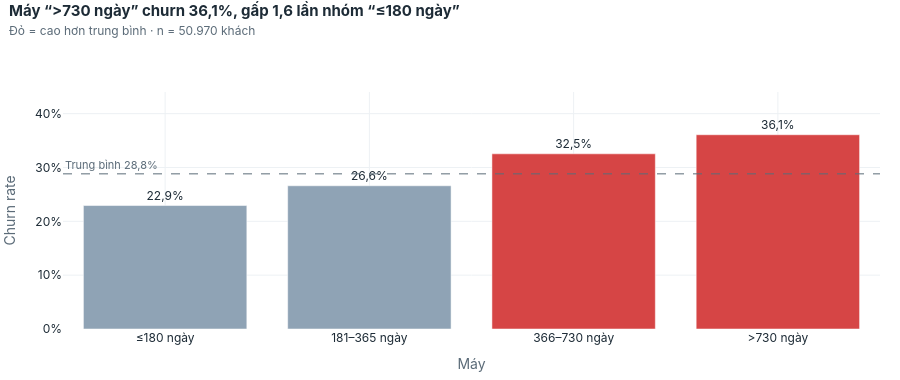

Source (notebook cell):
### Markdown cell above
### C06 — Tuổi thiết bị ảnh hưởng ra sao?

### Code cell
show("C06_tuoi_thiet_bi")

### Figure 1 — Plotly figure (JSON) as saved in the notebook; plotly's stock layout.template omitted (floating-point values rounded to 4 significant figures)
{"data": [{"customdata": [["9.759", "2.238", "22,9%"], ["19.084", "5.077", "26,6%"], ["16.986", "5.527", "32,5%"], ["5.141", "1.855", "36,1%"]], "hovertemplate": "<b>%{x}</b><br>Khách: %{customdata[0]}<br>Churn: %{customdata[1]}<br>Churn rate: %{customdata[2]}<extra></extra>", "marker": {"color": ["#8FA3B5", "#8FA3B5", "#D64545", "#D64545"]}, "text": ["22,9%", "26,6%", "32,5%", "36,1%"], "textposition": "outside", "type": "bar", "x": ["≤180 ngày", "181–365 ngày", "366–730 ngày", ">730 ngày"], "y": [0.2293, 0.266, 0.3254, 0.3608]}], "layout": {"annotations": [{"font": {"color": "#5B6B78", "size": 11}, "showarrow": false, "text": "Trung bình 28,8%", "x": 0, "xanchor": "left", "xref": "x domain", "y": 0.2882, "yanchor": "bottom", "yref": "y"}], "font": {"color": "#1D2B36", "family": "Inter, Segoe UI, Arial, sans-serif", "size": 12}, "height": 380, "hoverlabel": {"bgcolor": "white", "font": {"color": "#1D2B36", "family": "Inter, Segoe UI, Arial, sans-serif"}}, "legend": {"orientation": "h", "title": {}, "x": 1, "xanchor": "right", "y": 1.0, "yanchor": "bottom"}, "margin": {"b": 40, "l": 10, "r": 20, "t": 92}, "paper_bgcolor": "white", "plot_bgcolor": "white", "separators": ",.", "shapes": [{"line": {"color": "#5B6B78", "dash": "dash", "width": 1}, "type": "line", "x0": 0, "x1": 1, "xref": "x domain", "y0": 0.2882, "y1": 0.2882, "yref": "y"}], "title": {"font": {"color": "#1D2B36", "size": 15}, "pad": {"t": 8}, "text": "<b>Máy “>730 ngày” churn 36,1%, gấp 1,6 lần nhóm “≤180 ngày”</b><br><span style='font-size:12px;color:#5B6B78'>Đỏ = cao hơn trung bình · n = 50.970 khách</span>", "x": 0.01, "xanchor": "left", "y": 0.98, "yanchor": "top"}, "xaxis": {"automargin": true, "gridcolor": "#EDF1F4", "title": {"font": {"color": "#5B6B78"}, "text": "Máy"}, "type": "category", "zeroline": false}, "yaxis": {"automargin": true, "gridcolor": "#EDF1F4", "range": [0, 0.4402], "tickformat": ".0%", "title": {"font": {"color": "#5B6B78"}, "text": "Churn rate"}, "zeroline": false}}}
